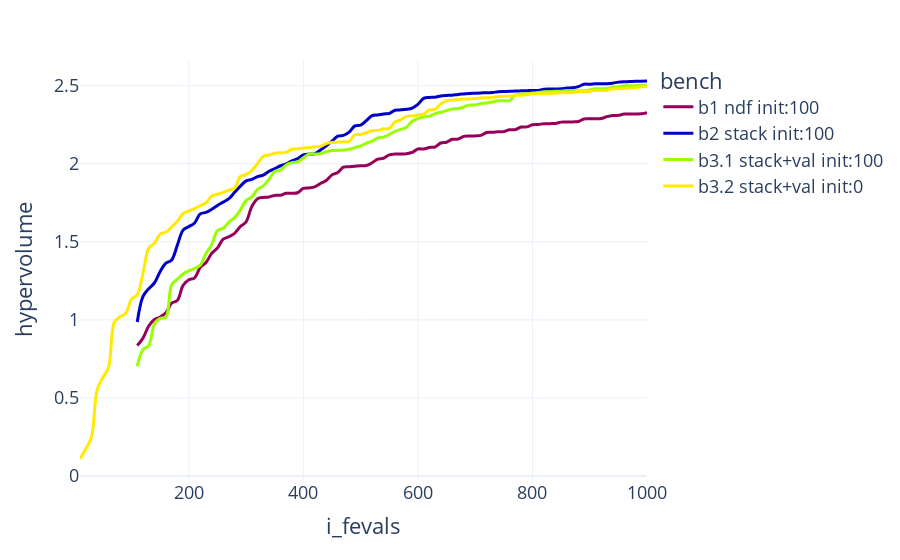

Notebook code for this chart:
### Code cell
start_plot = px.line(pd.concat([b1_df, b2_df, b3_df, b4_df]).groupby(['bench', 'i_fevals']).mean().reset_index(),  
            x="i_fevals", 
            y="hypervolume",
                     color='bench',
            hover_name="i_time", 
            color_discrete_sequence=['rgb(150,0,90)', 'rgb(0,0,200)',  'rgb(151,255,0)', 'rgb(255,234,0)', 'rgb(255,111,0)', '#fe88ec'],
            template="presentation+plotly_white",
            line_shape="spline", 
            render_mode="svg")
start_plot
